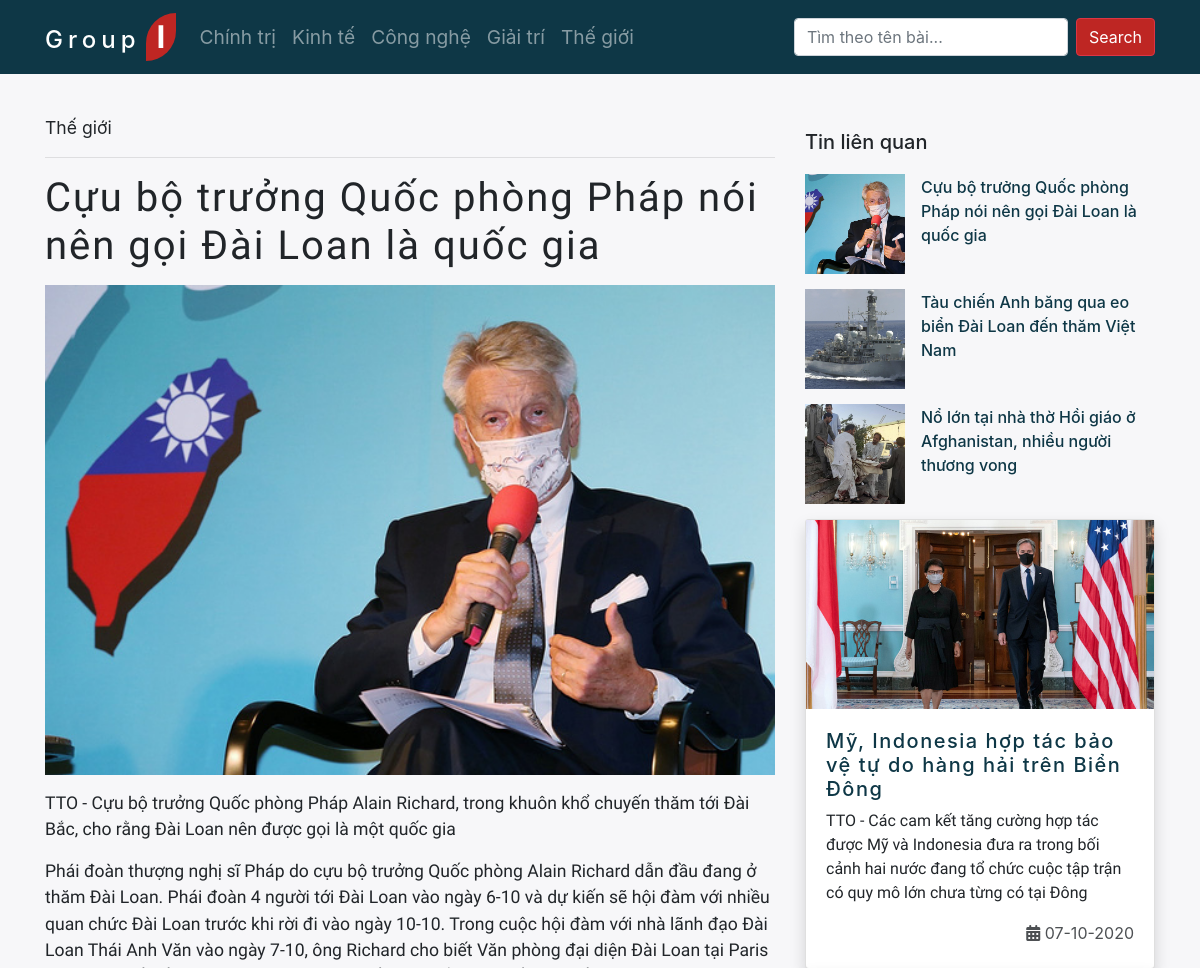
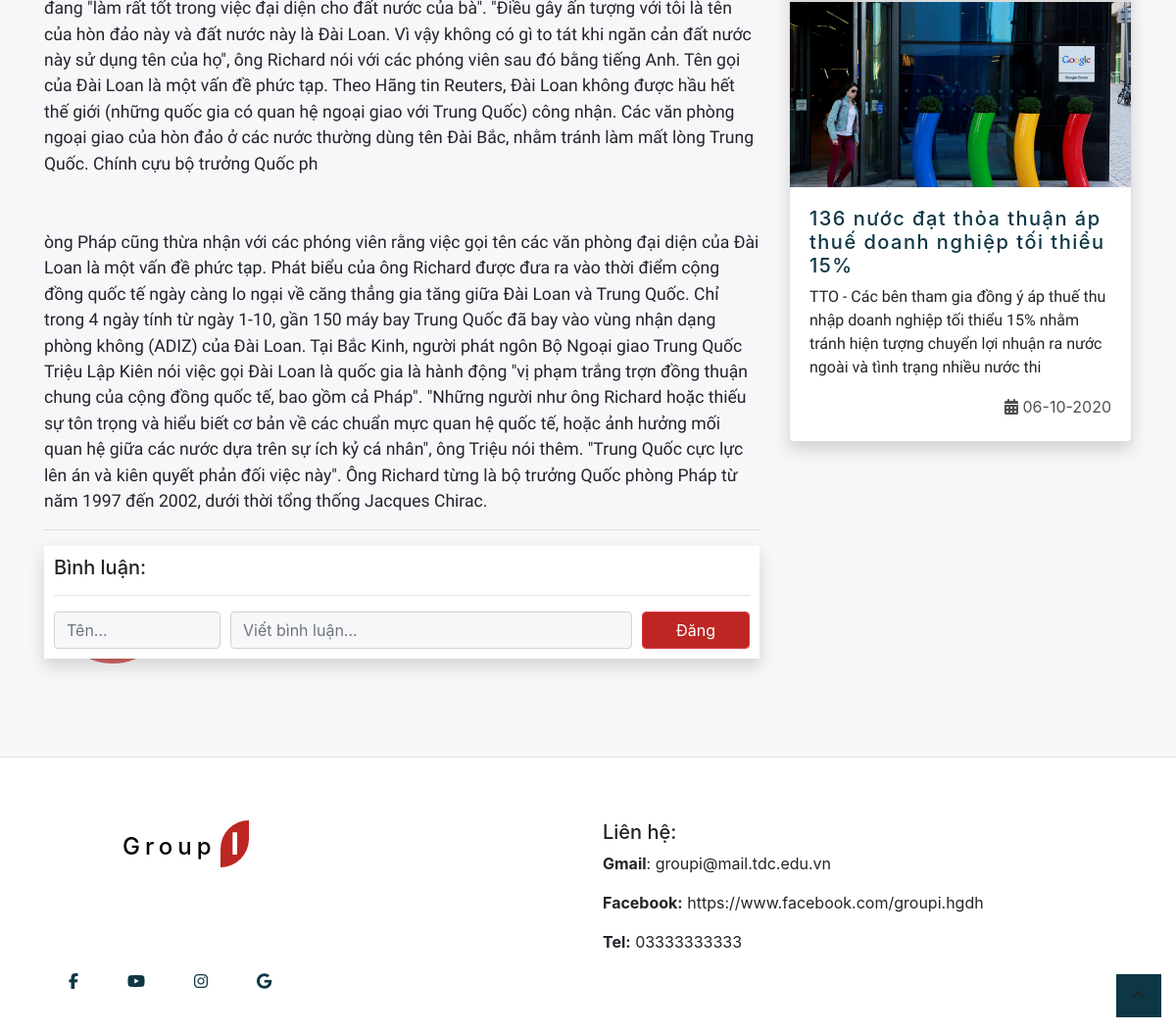
Screenshot of /pages/detail.php?idPost=31 with the database file from the repository (2 pictures, top to bottom).
### tables this page shows
CREATE TABLE `category` (
  `id_category` int(11) NOT NULL,
  `NAME` varchar(500) NOT NULL
);

CREATE TABLE `post` (
  `ID_POST` int(11) NOT NULL,
  `TITLE` varchar(500) NOT NULL,
  `SAPO` text NOT NULL,
  `IMAGE1` varchar(500) NOT NULL,
  `IMAGE2` varchar(500) NOT NULL,
  `IMAGE3` varchar(500) NOT NULL,
  `CONTENT` text NOT NULL,
  `ID_CATEGORY` int(11) NOT NULL,
  `DATE_UP` datetime NOT NULL
);

### models/Database.php (called while the page is built, shortened)
<?php
class Database
{
    public static $connect = null;
    public function __construct()
    {
        if (self::$connect == null) {
            self::$connect = mysqli_connect(DB_HOST, DB_USER, DB_PASSWORD, DB_NAME);
            self::$connect->set_charset('utf8mb4');
        }
        return self::$connect;
    }
}

### models/Category.php (called while the page is built)
<?php
class Category extends Database
{
    public function getAll(){
        $sql = self::$connect->prepare("SELECT * FROM category");
        $sql->execute();
        return $sql->get_result()->fetch_all(MYSQLI_ASSOC);
    }
}

### models/Post.php (called while the page is built, shortened)
<?php
class Post extends Database
{
    public function getByID($idPost){
        $sql = self::$connect->prepare(
            "SELECT * FROM `post`, `category`
                    WHERE post.ID_CATEGORY = category.ID_CATEGORY
                    AND post.ID_POST = $idPost");
        $sql->execute();
        return $sql->get_result()->fetch_all(MYSQLI_ASSOC)[0];
    }
    public function getByCategory($idCategory){
        $sql = self::$connect->prepare(
            "SELECT * FROM `post`, `category`
                    WHERE post.ID_CATEGORY = category.ID_CATEGORY
                    AND post.ID_CATEGORY = $idCategory
                    ORDER BY DATE_UP DESC ");
        $sql->execute();
        return $sql->get_result()->fetch_all(MYSQLI_ASSOC);
    }
}

### pages/detail.php (the view, shortened to what this page needs)
<!DOCTYPE html>
<html lang="en">
<head>
    <?php
    require urlPage . 'layouts/head.php';
    $post = new Post();
    $postDetail = [];
    if (!isset($_GET['idPost']) || empty($_GET['idPost'])) {
        header('location: ../');
    } else {
        $postDetail = $post->getByID($_GET['idPost']);
    }
    $arrPostMore = $post->getByCategory($postDetail['id_category']);
    ?>
</head>
<body>
    <header>
        <?php include urlPage . "layouts/components/nav.php"; ?>
    </header>
    <div class="content" style="margin: 100px 0;">
        <div class="container">
            <div class="row">
                <div class="col-md-8">
                    <div class="post-detail">
                        <p class="category"><?php echo $postDetail['NAME'] ?></p>
                        <hr>
                        <h1 class="post-title">
                            <?php echo $postDetail['TITLE'] ?>
                        </h1>
                        <p class="date-up" style="text-align: right; opacity: 0.7;">
                            <?php DateUp::view($postDetail['DATE_UP']) ?></p>
                        <img src="../public/images/<?php echo $postDetail['IMAGE1'] ?>" class="w-100" alt="">
                        <p class="post-sapo">
                            <?php echo $postDetail['SAPO'] ?>
                        </p>
                        <p class="post-content">
                            <?php echo substr($postDetail['CONTENT'], 0, strlen(($postDetail['CONTENT'])) / 2) ?>
                        </p>
                        <p class="post-content">
                            <?php echo substr($postDetail['CONTENT'], strlen(($postDetail['CONTENT'])) / 2, strlen($postDetail['CONTENT'])) ?>
                        </p>
                    </div>
                    <hr>
                    <div class="comment shadow">
                        <h5>Bình luận:</h5>
                        <hr>
                        <form id="FormComment" method="post" class="form-post"
                            onsubmit="event.preventDefault(); postComment()">
                            <div class="form-row">
                                <div class="col-md-3">
                                    <input type="text" class="form-control" placeholder="Tên..." name="username"
                                        id="username" required>
                                </div>
                                <div class="col-md-7">
                                    <input type="text" class="form-control" placeholder="Viết bình luận..." id="content"
                                        name="comment" required>
                                </div>
                                <div class="col">
                                    <button type="submit" class="btn btn-danger form-control">Đăng</button>
                                </div>
                            </div>
                        </form>
                        <ul class="bg-circle">
                            <li></li>
                            <li></li>
                            <li></li>
                        </ul>
                    </div>
                </div>
                <div class="col-md-4">
                    <h5 style="margin-top: 30px; margin-bottom: 20px;">Tin liên quan</h5>
                    <?php
                $listPostMore = [];
                if (!empty($arrPostMore[0])) {
                    array_push($listPostMore, $arrPostMore[0]);
                }
                if (!empty($arrPostMore[1])) {
                    array_push($listPostMore, $arrPostMore[1]);
                }
                if (!empty($arrPostMore[2])) {
                    array_push($listPostMore, $arrPostMore[2]);
                }
                echo ListPost::view($listPostMore, urlPage);
                if (!empty($arrPostMore[3]))
                    echo PostNormal::view($arrPostMore[3], urlPage);
                if (!empty($arrPostMore[4]))
                    echo PostNormal::view($arrPostMore[4], urlPage);
                ?>
                </div>
            </div>
        </div>
    </div>
    <?php require '../layouts/footer.php' ?>
    <div class="go-top top">
        <i class="fa fa-chevron-up" aria-hidden="true"></i>
    </div>
</body>
</html>

### layouts/components/nav.php (shortened to what this page needs)
<?php
$category = new Category();
$arrCategory = $category->getAll();
?>
<nav class="navbar navbar-expand-sm navbar-dark">
    <div class="container">
        <a class="navbar-brand" href="<?php echo urlPage == '' ? '#' : urlPage . 'index.php' ?>">
            <div class="logo top">
                <span>Group</span>
                <span>I</span>
            </div>
        </a>
        <div class="collapse navbar-collapse" id="collapsibleNavId">
            <ul class="navbar-nav mr-auto mt-2 mt-lg-0">
                <?php
                foreach ($arrCategory as $item) {
                        echo '
                            <li class="nav-item">
                                <a class="nav-link" href="' . urlPage . 'pages/search.php?idCategory=' . $item['id_category'] . '">
                                    <span class="hv-l category" data-id="category-' . $item['id_category'] . '">' . $item['NAME'] . '</span>
                                </a>
                            </li>
                        ';
                    }
                ?>
            </ul>
            <form action="<?php echo urlPage . 'pages/search.php' ?>" class="form-inline my-2 my-lg-0">
                <input name="key" class="form-control mr-sm-2" type="text" placeholder="Tìm theo tên bài...">
                <button class="btn btn-danger my-2 my-sm-0" type="submit">Search</button>
            </form>
        </div>
    </div>
</nav>

### layouts/components/ListPost.php
<?php
class ListPost
{
    public static function view($listPost, $urlPage)
    {
        $result = '<ul class="list-post list-unstyled"  data-scroll>';
        foreach ($listPost as $item) {
            $result .= PostSmall::view($item, $urlPage);
        }
        return $result . '</ul>';
    }
}

### layouts/components/PostSmall.php
<?php
class PostSmall
{
    public static function view($post, $urlPage)
    {
        return '
            <li class="media post post-small">
                <div class="inner">
                    <a href="' . $urlPage . 'pages/detail.php?idPost=' . $post['ID_POST'] . '">
                       <img src="' . $urlPage . 'public/images/' . $post['IMAGE1'] . '" class="img-post" alt="">
                    </a>
                </div>
                <div class="ml-md-3 media-body post-body">
                    <h5 class="hv-l">
                        <a href="' . $urlPage . 'pages/detail.php?idPost=' . $post['ID_POST'] . '">
                           ' . $post['TITLE'] . '
                        </a>
                    </h5>
                </div>
            </li>
        ';
    }
}

### layouts/components/PostNormal.php (shortened to what this page needs)
<?php
class PostNormal
{
    public static function view($post, $urlPage)
    {
        $quickView = '';
        return '
                    <div class="card post-medium post shadow" data-scroll>
                        <div class="inner">
                            <a href="' . $urlPage . 'pages/detail.php?idPost=' . $post['ID_POST'] . '">
                                <img src="' . $urlPage . 'public/images/' . $post['IMAGE1'] . '" class="img-post" alt="">
                            </a>
                                ' . $quickView . '
                        </div>
                        <div class="card-body post-body">
                            <h5 class="post-title hv-l">
                                <a href="' . $urlPage . 'pages/detail.php?idPost=' . $post['ID_POST'] . '">
                                    ' . $post['TITLE'] . '
                                </a>
                            </h5>
                            <p class="card-text post-sapo">
                                ' . substr($post['SAPO'], 0, 200) . '
                            </p>
                            <p class="post-date-up">
                                 ' . DateUp::view($post['DATE_UP']) . '
                            </p>
                        </div>
                    </div>
        ';
    }
}

### layouts/components/DateUp.php (shortened to what this page needs)
<?php
class DateUp
{
    public static function view($dateTime)
    {
        try {
            $dateUp = new DateTime($dateTime);
            if ($dateUp->format('i') == date('i') && $dateUp->format('h') == date('h')) {
                return 'mới đây';
            } else {
                if ($dateUp->format('h') == date('h') && date('d') == $dateUp->format('d')) {
                    return '<i class="fa fa-clock"></i> ' . (date('i') - $dateUp->format('i')) . ' phút trước';
                } else {
                    if (date('d') == $dateUp->format('d') && date('m') == $dateUp->format('m')) {
                        return '<i class="fa fa-clock"></i> ' . (date('h') - $dateUp->format('h')) . ' giờ trước';
                    } else {
                        return '<i class="fa fa-calendar-alt"></i> ' . $dateUp->format('d-m-Y');
                    }
                }
            }
        } catch (Exception $e) {
            return '';
        }
    }
}

### public/css/style.css (style rules this page uses)
* { padding: 0; margin: 0; -webkit-box-sizing: border-box; box-sizing: border-box; }
body { background-color: #f7f7f9; }
ul, ol { padding: 0; margin: 0; list-style: none; }
p { padding: 0; }
a { color: #fff; -webkit-transition: 0.25s all; transition: 0.25s all; }
.btn-danger { background-color: #be2623 !important; }
.logo { -webkit-transition: 0.25s all; transition: 0.25s all; }
.logo span:first-child { font-size: 1.5rem; letter-spacing: 5px; font-weight: 500; }
.logo span:last-child { font-family: "Baloo Thambi 2", cursive; color: #fff; background: #be2623; padding: 5px 10px; font-size: 2rem; font-weight: bold; border-top-left-radius: 50px; border-bottom-right-radius: 50px; }
.hv-l { position: relative; }
.hv-l::before { position: absolute; content: ""; height: 3px; background-color: #0e3746; bottom: -0.3rem; width: 0%; -webkit-transition: 0.25s all; transition: 0.25s all; }
header .navbar { z-index: 99; -webkit-transition: 0.25s all; transition: 0.25s all; position: fixed; width: 100%; background-color: #0e3746; top: 0; }
header .navbar .hv-l::before { background-color: #d6d6d6; }
header .nav-item .nav-link { font-size: 1.2rem; }
.post { height: 450px; }
.post .inner { overflow: hidden; position: relative; }
.post .inner .img-post { width: 100%; height: 200px; cursor: pointer; -webkit-transition: 0.25s all; transition: 0.25s all; -o-object-fit: cover; object-fit: cover; }
.post .post-body .post-title { letter-spacing: 1.5px; }
.post .post-body .post-title a { color: #0e3746; }
.post .post-body .post-sapo { font-family: "Baloo Paaji 2", cursive; }
.post .post-body .post-date-up { opacity: 0.8; text-align: right; }
.list-post .post-small { margin-bottom: 15px; }
.post-small { height: 100px; }
.post-small .inner .img-post { width: 100px; height: 100px; }
.post-small .post-body h5 a { color: #0e3746; font-size: 1rem; }
.post-detail .post-title { letter-spacing: 2px; font-family: "Yeseva One", cursive; }
.post-detail p { font-size: 1.1rem; margin: 15px 0; }
.post-detail .post-sapo { font-family: "Baloo Thambi 2", cursive; }
.post-detail .post-content { font-family: "Baloo Paaji 2", cursive; }
.comment { background: #fff; padding: 10px; position: relative; }
.form-post input { background-color: #f7f7f9; }
.bg-circle { top: 0; position: absolute; z-index: -1; }
.bg-circle li { position: absolute; }
.bg-circle li:nth-child(1) { height: 100px; width: 100px; border-radius: 50%; background-color: #be2623b0; -webkit-animation: circle1 linear 8s infinite alternate; animation: circle1 linear 8s infinite alternate; }
.bg-circle li:nth-child(2) { height: 50px; width: 50px; border-radius: 50%; background-color: #be2623b0; -webkit-animation: circle2 linear 6s infinite alternate; animation: circle2 linear 6s infinite alternate; }
.bg-circle li:nth-child(3) { height: 120px; width: 120px; border-radius: 50%; background-color: #be2623b0; -webkit-animation: circle3 linear 10s infinite alternate; animation: circle3 linear 10s infinite alternate; }
.go-top { position: fixed; cursor: pointer; bottom: 15px; right: 15px; padding: 10px 15px; background: #0e3746; -webkit-transition: 0.25s all; transition: 0.25s all; }
[data-scroll] { -webkit-transition: all 1s; transition: all 1s; }

### rows the page displays
category: NAME "Chính trị"
category: NAME "Kinh tế"
category: NAME "Công nghệ"
category: NAME "Giải trí"
category: NAME "Thế giới"
post: TITLE "Cựu bộ trưởng Quốc phòng Pháp nói nên gọi Đài Loan là quốc gia", SAPO "TTO - Cựu bộ trưởng Quốc phòng Pháp Alain Richard, trong khuôn khổ chuyến thăm tới Đài Bắc, cho rằng Đài Loan nên được gọi là một quốc gia", CONTENT "Phái đoàn thượng nghị sĩ Pháp do cựu bộ trưởng Quốc phòng Alain Richard dẫn đầu đang ở thăm Đài Loan. Phái đoàn 4 người tới Đài Loan vào ngày 6-10 và dự kiến sẽ hội đàm với nhiều quan chức Đài Loan trước khi rời đi vào ngày 10-10. Trong cuộc hội đàm với nhà lãnh đạo Đài Loan Thái Anh Văn vào ngày 7-10, ông Richard cho biết Văn phòng đại diện Đài Loan tại Paris đang \"làm rất tốt trong việc đại diện cho đất nước của bà\". \"Điều gây ấn tượng với tôi là tên của hòn đảo này và đất nước này là Đài Loan. Vì vậy không có gì to tát khi ngăn cản đất nước này sử dụng tên của họ\", ông Richard nói với các phóng viên sau đó bằng tiếng Anh. Tên gọi của Đài Loan là một vấn đề phức tạp. Theo Hãng tin…", CONTENT "òng Pháp cũng thừa nhận với các phóng viên rằng việc gọi tên các văn phòng đại diện của Đài Loan là một vấn đề phức tạp. Phát biểu của ông Richard được đưa ra vào thời điểm cộng đồng quốc tế ngày càng lo ngại về căng thẳng gia tăng giữa Đài Loan và Trung Quốc. Chỉ trong 4 ngày tính từ ngày 1-10, gần 150 máy bay Trung Quốc đã bay vào vùng nhận dạng phòng không (ADIZ) của Đài Loan. Tại Bắc Kinh, người phát ngôn Bộ Ngoại giao Trung Quốc Triệu Lập Kiên nói việc gọi Đài Loan là quốc gia là hành động \"vị phạm trắng trợn đồng thuận chung của cộng đồng quốc tế, bao gồm cả Pháp\". \"Những người như ông Richard hoặc thiếu sự tôn trọng và hiểu biết cơ bản về các chuẩn mực quan hệ quốc tế, hoặc ảnh hưởng…", shows a picture
post: shows a picture, TITLE "Tàu chiến Anh băng qua eo biển Đài Loan đến thăm Việt Nam"
post: shows a picture, TITLE "Nổ lớn tại nhà thờ Hồi giáo ở Afghanistan, nhiều người thương vong"
post: TITLE "Mỹ, Indonesia hợp tác bảo vệ tự do hàng hải trên Biển Đông", SAPO "TTO - Các cam kết tăng cường hợp tác được Mỹ và Indonesia đưa ra trong bối cảnh hai nước đang tổ chức cuộc tập trận có quy mô lớn chưa từng có tại Đông", DATE_UP "07-10-2020"
post: TITLE "136 nước đạt thỏa thuận áp thuế doanh nghiệp tối thiểu 15%", SAPO "TTO - Các bên tham gia đồng ý áp thuế thu nhập doanh nghiệp tối thiểu 15% nhằm tránh hiện tượng chuyển lợi nhuận ra nước ngoài và tình trạng nhiều nước thi", DATE_UP "06-10-2020"
